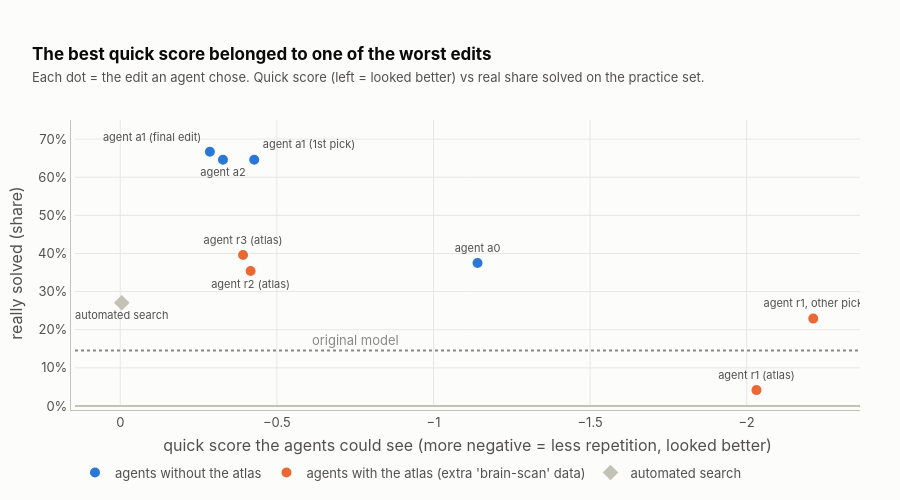

Write notebook code for a chart like this one.
### Markdown cell above
## 6. The trap: cheap scores lie

Running the model on real problems is slow: 16 problems take about 10 minutes. So we first gave the agents a fast
"quick score" that measures how much the model *wants* to repeat itself, without letting it actually write answers.
This chart checks whether that quick score predicts real performance.

### Code cell
def ledger(run, kind="ledger"):
    p = DATA / "m2a" / "runs" / run / f"{kind}.jsonl"
    return [json.loads(l) for l in open(p)] if p.exists() else []

PICKS = [("m2a_a0", "a0", "agent a0"), ("m2a_r1", "r1", "agent r1 (atlas)"), ("m2a_r1_192156_139", "r1", "agent r1, other pick"),
         ("m2a_a1", "a1", "agent a1 (1st pick)"), (A1, "a1", "agent a1 (final edit)"), ("m2a_r2", "r2", "agent r2 (atlas)"),
         ("m2a_a2", "a2", "agent a2"), ("m2a_r3", "r3", "agent r3 (atlas)"), ("m2a_naive", "naive", "automated search")]
pts = []
for arm, run, name in PICKS:
    final = json.load(open(DATA / "m2a" / "runs" / run / "final.json"))
    cid = {"m2a_r1_192156_139": "192156_139", A1: "062959_102"}.get(arm, final["ranked"][0])
    br = {r["id"]: r["branch_rep"] for r in ledger(run)}.get(cid)
    if br is None: continue
    s = gen["dev48"][arm]["summary"]
    pts.append((name, br, s["acc"], s["cut"], run in ("r1", "r2", "r3")))
fig = go.Figure()
for atlas, col, nm in [(False, BLUE, "agents without the atlas"), (True, ORANGE, "agents with the atlas (extra 'brain-scan' data)")]:
    P = [p for p in pts if p[4] == atlas and p[0] != "automated search"]
    POS = {"agent a1 (final edit)": "top left", "agent a2": "bottom center", "agent a1 (1st pick)": "top right",
           "agent r3 (atlas)": "top center", "agent r2 (atlas)": "bottom center"}
    fig.add_scatter(x=[p[1] for p in P], y=[p[2] for p in P], mode="markers+text", name=nm, text=[p[0] for p in P],
                    textposition=[POS.get(p[0], "top center") for p in P], textfont=dict(color=INK2, size=11),
                    marker=dict(size=12, color=col, line=dict(color=SURFACE, width=2)),
                    customdata=[[p[0], p[3]] for p in P],
                    hovertemplate="<b>%{customdata[0]}</b><br>quick score: %{x:.2f} (more negative = looked better)<br>real result: solved %{y:.0%}, ran out of space %{customdata[1]:.0%}<extra></extra>")
P = [p for p in pts if p[0] == "automated search"]
fig.add_scatter(x=[p[1] for p in P], y=[p[2] for p in P], mode="markers+text", name="automated search", text=["automated search"],
                textposition="bottom center", textfont=dict(color=INK2, size=11), marker=dict(size=12, color=LIGHTGRAY, symbol="diamond"),
                hovertemplate="<b>automated search</b><br>quick score: %{x:.2f}<br>real result: solved %{y:.0%}<extra></extra>")
fig.add_hline(y=gen["dev48"]["base"]["summary"]["acc"], line_dash="dot", line_color=GRAY)
fig.add_annotation(x=-0.75, y=gen["dev48"]["base"]["summary"]["acc"], text="original model", showarrow=False, xanchor="center", yshift=10, font=dict(color=GRAY))
style(fig, 500, "The best quick score belonged to one of the worst edits",
      "Each dot = the edit an agent chose. Quick score (left = looked better) vs real share solved on the practice set.")
fig.update_xaxes(title="quick score the agents could see (more negative = less repetition, looked better)", autorange="reversed", zeroline=False)
fig.update_yaxes(title="really solved (share)", tickformat=".0%", range=[0, 0.75])
show(fig)

### Figure 1 — Plotly figure (JSON) as saved in the notebook; plotly's stock layout.template omitted (floating-point values rounded to 4 significant figures)
{"data": [{"customdata": [["agent a0", 0.5417], ["agent a1 (1st pick)", 0.04167], ["agent a1 (final edit)", 0.1667], ["agent a2", 0.08333]], "hovertemplate": "<b>%{customdata[0]}</b><br>quick score: %{x:.2f} (more negative = looked better)<br>real result: solved %{y:.0%}, ran out of space %{customdata[1]:.0%}<extra></extra>", "marker": {"color": "#2a78d6", "line": {"color": "#fcfcfb", "width": 2}, "size": 12}, "mode": "markers+text", "name": "agents without the atlas", "text": ["agent a0", "agent a1 (1st pick)", "agent a1 (final edit)", "agent a2"], "textfont": {"color": "#52514e", "size": 11}, "textposition": ["top center", "top right", "top left", "bottom center"], "type": "scatter", "x": [-1.141, -0.4277, -0.286, -0.3278], "y": [0.375, 0.6458, 0.6667, 0.6458]}, {"customdata": [["agent r1 (atlas)", 0.9583], ["agent r1, other pick", 0.7708], ["agent r2 (atlas)", 0.6042], ["agent r3 (atlas)", 0.5417]], "hovertemplate": "<b>%{customdata[0]}</b><br>quick score: %{x:.2f} (more negative = looked better)<br>real result: solved %{y:.0%}, ran out of space %{customdata[1]:.0%}<extra></extra>", "marker": {"color": "#eb6834", "line": {"color": "#fcfcfb", "width": 2}, "size": 12}, "mode": "markers+text", "name": "agents with the atlas (extra 'brain-scan' data)", "text": ["agent r1 (atlas)", "agent r1, other pick", "agent r2 (atlas)", "agent r3 (atlas)"], "textfont": {"color": "#52514e", "size": 11}, "textposition": ["top center", "top center", "bottom center", "top center"], "type": "scatter", "x": [-2.031, -2.213, -0.4161, -0.3919], "y": [0.04167, 0.2292, 0.3542, 0.3958]}, {"hovertemplate": "<b>automated search</b><br>quick score: %{x:.2f}<br>real result: solved %{y:.0%}<extra></extra>", "marker": {"color": "#c3c2b7", "size": 12, "symbol": "diamond"}, "mode": "markers+text", "name": "automated search", "text": ["automated search"], "textfont": {"color": "#52514e", "size": 11}, "textposition": "bottom center", "type": "scatter", "x": [-0.004649], "y": [0.2708]}], "layout": {"annotations": [{"font": {"color": "#8a8985"}, "showarrow": false, "text": "original model", "x": -0.75, "xanchor": "center", "y": 0.1458, "yshift": 10}], "bargap": 0.25, "font": {"color": "#52514e", "family": "Inter, Helvetica, Arial, sans-serif", "size": 13}, "height": 500, "hoverlabel": {"align": "left", "bgcolor": "white", "bordercolor": "#c3c2b7", "font": {"color": "#0b0b0b", "size": 13}}, "legend": {"font": {"color": "#52514e"}, "orientation": "h", "x": 0, "xref": "paper", "y": -0.18}, "margin": {"b": 48, "l": 40, "pad": 4, "r": 40, "t": 120}, "paper_bgcolor": "#fcfcfb", "plot_bgcolor": "#fcfcfb", "shapes": [{"line": {"color": "#8a8985", "dash": "dot"}, "type": "line", "x0": 0, "x1": 1, "xref": "x domain", "y0": 0.1458, "y1": 0.1458, "yref": "y"}], "title": {"font": {"color": "#0b0b0b", "size": 17}, "pad": {"l": 32, "t": 8}, "text": "<b>The best quick score belonged to one of the worst edits</b><br><span style='font-size:13px;color:#52514e'>Each dot = the edit an agent chose. Quick score (left = looked better) vs real share solved on the practice set.</span>", "x": 0, "xanchor": "left", "xref": "container"}, "xaxis": {"autorange": "reversed", "gridcolor": "#e8e7e3", "linecolor": "#c3c2b7", "tickfont": {"color": "#52514e"}, "title": {"text": "quick score the agents could see (more negative = less repetition, looked better)"}, "zeroline": false, "zerolinecolor": "#c3c2b7"}, "yaxis": {"gridcolor": "#e8e7e3", "linecolor": "#c3c2b7", "range": [0, 0.75], "tickfont": {"color": "#52514e"}, "tickformat": ".0%", "title": {"text": "really solved (share)"}, "zerolinecolor": "#c3c2b7"}}}
